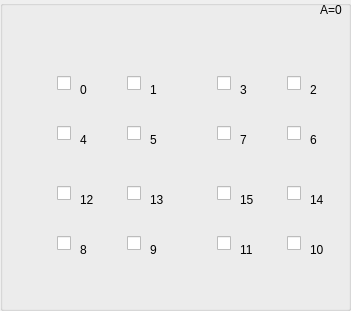
   <widget class="QGroupBox" name="aGroupBox">
    <property name="geometry">
     <rect>
      <x>100</x>
      <y>70</y>
      <width>351</width>
      <height>311</height>
     </rect>
    </property>
    <property name="toolTip">
     <string>&lt;html&gt;&lt;head/&gt;&lt;body&gt;&lt;p align=&quot;center&quot;&gt;AXXXX&lt;/p&gt;&lt;p align=&quot;center&quot;&gt;0XXXX&lt;/p&gt;&lt;p align=&quot;center&quot;&gt;n &amp;lt; 16&lt;/p&gt;&lt;/body&gt;&lt;/html&gt;</string>
    </property>
    <property name="layoutDirection">
     <enum>Qt::RightToLeft</enum>
    </property>
    <property name="title">
     <string/>
    </property>
    <widget class="QCheckBox" name="abcde">
     <property name="geometry">
      <rect>
       <x>50</x>
       <y>70</y>
       <width>21</width>
       <height>26</height>
      </rect>
     </property>
     <property name="toolTip">
      <string>&lt;html&gt;&lt;head/&gt;&lt;body&gt;&lt;p align=&quot;center&quot;&gt;A'B'C'D'E'&lt;/p&gt;&lt;p align=&quot;center&quot;&gt;00000&lt;/p&gt;&lt;p align=&quot;center&quot;&gt;0&lt;/p&gt;&lt;/body&gt;&lt;/html&gt;</string>
     </property>
     <property name="text">
      <string/>
     </property>
    </widget>
    <widget class="QCheckBox" name="abcdE">
     <property name="geometry">
      <rect>
       <x>120</x>
       <y>70</y>
       <width>21</width>
       <height>26</height>
      </rect>
     </property>
     <property name="toolTip">
      <string>&lt;html&gt;&lt;head/&gt;&lt;body&gt;&lt;p align=&quot;center&quot;&gt;A'B'C'D'E&lt;/p&gt;&lt;p align=&quot;center&quot;&gt;00001&lt;/p&gt;&lt;p align=&quot;center&quot;&gt;1&lt;/p&gt;&lt;/body&gt;&lt;/html&gt;</string>
     </property>
     <property name="text">
      <string/>
     </property>
    </widget>
    <widget class="QCheckBox" name="abcDE">
     <property name="geometry">
      <rect>
       <x>210</x>
       <y>70</y>
       <width>21</width>
       <height>26</height>
      </rect>
     </property>
     <property name="toolTip">
      <string>&lt;html&gt;&lt;head/&gt;&lt;body&gt;&lt;p align=&quot;center&quot;&gt;A'B'C'DE&lt;/p&gt;&lt;p align=&quot;center&quot;&gt;00011&lt;/p&gt;&lt;p align=&quot;center&quot;&gt;3&lt;/p&gt;&lt;/body&gt;&lt;/html&gt;</string>
     </property>
     <property name="text">
      <string/>
     </property>
    </widget>
    <widget class="QCheckBox" name="abcDe">
     <property name="geometry">
      <rect>
       <x>280</x>
       <y>70</y>
       <width>21</width>
       <height>26</height>
      </rect>
     </property>
     <property name="toolTip">
      <string>&lt;html&gt;&lt;head/&gt;&lt;body&gt;&lt;p align=&quot;center&quot;&gt;A'B'C'DE'&lt;/p&gt;&lt;p align=&quot;center&quot;&gt;00010&lt;/p&gt;&lt;p align=&quot;center&quot;&gt;2&lt;/p&gt;&lt;/body&gt;&lt;/html&gt;</string>
     </property>
     <property name="text">
      <string/>
     </property>
    </widget>
    <widget class="QCheckBox" name="abCDE">
     <property name="geometry">
      <rect>
       <x>210</x>
       <y>120</y>
       <width>21</width>
       <height>26</height>
      </rect>
     </property>
     <property name="toolTip">
      <string>&lt;html&gt;&lt;head/&gt;&lt;body&gt;&lt;p align=&quot;center&quot;&gt;A'B'CDE&lt;/p&gt;&lt;p align=&quot;center&quot;&gt;00111&lt;/p&gt;&lt;p align=&quot;center&quot;&gt;7&lt;/p&gt;&lt;/body&gt;&lt;/html&gt;</string>
     </property>
     <property name="text">
      <string/>
     </property>
    </widget>
    <widget class="QCheckBox" name="abCDe">
     <property name="geometry">
      <rect>
       <x>280</x>
       <y>120</y>
       <width>21</width>
       <height>26</height>
      </rect>
     </property>
     <property name="toolTip">
      <string>&lt;html&gt;&lt;head/&gt;&lt;body&gt;&lt;p align=&quot;center&quot;&gt;A'B'CDE'&lt;/p&gt;&lt;p align=&quot;center&quot;&gt;00110&lt;/p&gt;&lt;p align=&quot;center&quot;&gt;6&lt;/p&gt;&lt;/body&gt;&lt;/html&gt;</string>
     </property>
     <property name="text">
      <string/>
     </property>
    </widget>
    <widget class="QCheckBox" name="abCdE">
     <property name="geometry">
      <rect>
       <x>120</x>
       <y>120</y>
       <width>21</width>
       <height>26</height>
      </rect>
     </property>
     <property name="toolTip">
      <string>&lt;html&gt;&lt;head/&gt;&lt;body&gt;&lt;p align=&quot;center&quot;&gt;A'B'CD'E&lt;/p&gt;&lt;p align=&quot;center&quot;&gt;00101&lt;/p&gt;&lt;p align=&quot;center&quot;&gt;5&lt;/p&gt;&lt;/body&gt;&lt;/html&gt;</string>
     </property>
     <property name="text">
      <string/>
     </property>
    </widget>
    <widget class="QCheckBox" name="abCde">
     <property name="geometry">
      <rect>
       <x>50</x>
       <y>120</y>
       <width>21</width>
       <height>26</height>
      </rect>
     </property>
     <property name="toolTip">
      <string>&lt;html&gt;&lt;head/&gt;&lt;body&gt;&lt;p align=&quot;center&quot;&gt;A'B'CD'E'&lt;/p&gt;&lt;p align=&quot;center&quot;&gt;00100&lt;/p&gt;&lt;p align=&quot;center&quot;&gt;4&lt;/p&gt;&lt;/body&gt;&lt;/html&gt;</string>
     </property>
     <property name="text">
      <string/>
     </property>
    </widget>
    <widget class="QCheckBox" name="aBCDE">
     <property name="geometry">
      <rect>
       <x>210</x>
       <y>180</y>
       <width>21</width>
       <height>26</height>
      </rect>
     </property>
     <property name="toolTip">
      <string>&lt;html&gt;&lt;head/&gt;&lt;body&gt;&lt;p align=&quot;center&quot;&gt;A'BCDE&lt;/p&gt;&lt;p align=&quot;center&quot;&gt;01111&lt;/p&gt;&lt;p align=&quot;center&quot;&gt;15&lt;/p&gt;&lt;/body&gt;&lt;/html&gt;</string>
     </property>
     <property name="text">
      <string/>
     </property>
    </widget>
    <widget class="QCheckBox" name="aBCDe">
     <property name="geometry">
      <rect>
       <x>280</x>
       <y>180</y>
       <width>21</width>
       <height>26</height>
      </rect>
     </property>
     <property name="toolTip">
      <string>&lt;html&gt;&lt;head/&gt;&lt;body&gt;&lt;p align=&quot;center&quot;&gt;A'BCDE'&lt;/p&gt;&lt;p align=&quot;center&quot;&gt;01110&lt;/p&gt;&lt;p align=&quot;center&quot;&gt;14&lt;/p&gt;&lt;/body&gt;&lt;/html&gt;</string>
     </property>
     <property name="text">
      <string/>
     </property>
    </widget>
    <widget class="QCheckBox" name="aBCdE">
     <property name="geometry">
      <rect>
       <x>120</x>
       <y>180</y>
       <width>21</width>
       <height>26</height>
      </rect>
     </property>
     <property name="toolTip">
      <string>&lt;html&gt;&lt;head/&gt;&lt;body&gt;&lt;p align=&quot;center&quot;&gt;A'BCD'E&lt;/p&gt;&lt;p align=&quot;center&quot;&gt;01101&lt;/p&gt;&lt;p align=&quot;center&quot;&gt;13&lt;/p&gt;&lt;/body&gt;&lt;/html&gt;</string>
     </property>
     <property name="text">
      <string/>
     </property>
    </widget>
    <widget class="QCheckBox" name="aBcdE">
     <property name="geometry">
      <rect>
       <x>120</x>
       <y>230</y>
       <width>21</width>
       <height>26</height>
      </rect>
     </property>
     <property name="toolTip">
      <string>&lt;html&gt;&lt;head/&gt;&lt;body&gt;&lt;p align=&quot;center&quot;&gt;A'BC'D'E&lt;/p&gt;&lt;p align=&quot;center&quot;&gt;01001&lt;/p&gt;&lt;p align=&quot;center&quot;&gt;9&lt;/p&gt;&lt;/body&gt;&lt;/html&gt;</string>
     </property>
     <property name="text">
      <string/>
     </property>
    </widget>
    <widget class="QCheckBox" name="aBCde">
     <property name="geometry">
      <rect>
       <x>50</x>
       <y>180</y>
       <width>21</width>
       <height>26</height>
      </rect>
     </property>
     <property name="toolTip">
      <string>&lt;html&gt;&lt;head/&gt;&lt;body&gt;&lt;p align=&quot;center&quot;&gt;A'BCD'E'&lt;/p&gt;&lt;p align=&quot;center&quot;&gt;01100&lt;/p&gt;&lt;p align=&quot;center&quot;&gt;12&lt;/p&gt;&lt;/body&gt;&lt;/html&gt;</string>
     </property>
     <property name="text">
      <string/>
     </property>
    </widget>
    <widget class="QCheckBox" name="aBcDe">
     <property name="geometry">
      <rect>
       <x>280</x>
       <y>230</y>
       <width>21</width>
       <height>26</height>
      </rect>
     </property>
     <property name="toolTip">
      <string>&lt;html&gt;&lt;head/&gt;&lt;body&gt;&lt;p align=&quot;center&quot;&gt;A'BC'DE'&lt;/p&gt;&lt;p align=&quot;center&quot;&gt;01010&lt;/p&gt;&lt;p align=&quot;center&quot;&gt;10&lt;/p&gt;&lt;/body&gt;&lt;/html&gt;</string>
     </property>
     <property name="text">
      <string/>
     </property>
    </widget>
    <widget class="QCheckBox" name="aBcDE">
     <property name="geometry">
      <rect>
       <x>210</x>
       <y>230</y>
       <width>21</width>
       <height>26</height>
      </rect>
     </property>
     <property name="toolTip">
      <string>&lt;html&gt;&lt;head/&gt;&lt;body&gt;&lt;p align=&quot;center&quot;&gt;A'BC'DE&lt;/p&gt;&lt;p align=&quot;center&quot;&gt;01011&lt;/p&gt;&lt;p align=&quot;center&quot;&gt;11&lt;/p&gt;&lt;/body&gt;&lt;/html&gt;</string>
     </property>
     <property name="text">
      <string/>
     </property>
    </widget>
    <widget class="QCheckBox" name="aBcde">
     <property name="geometry">
      <rect>
       <x>50</x>
       <y>230</y>
       <width>21</width>
       <height>26</height>
      </rect>
     </property>
     <property name="toolTip">
      <string>&lt;html&gt;&lt;head/&gt;&lt;body&gt;&lt;p align=&quot;center&quot;&gt;A'BC'D'E'&lt;/p&gt;&lt;p align=&quot;center&quot;&gt;01000&lt;/p&gt;&lt;p align=&quot;center&quot;&gt;8&lt;/p&gt;&lt;/body&gt;&lt;/html&gt;</string>
     </property>
     <property name="text">
      <string/>
     </property>
    </widget>
    <widget class="QLabel" name="label_0">
     <property name="geometry">
      <rect>
       <x>80</x>
       <y>80</y>
       <width>16</width>
       <height>20</height>
      </rect>
     </property>
     <property name="text">
      <string>0</string>
     </property>
    </widget>
    <widget class="QLabel" name="label_1">
     <property name="geometry">
      <rect>
       <x>150</x>
       <y>80</y>
       <width>16</width>
       <height>20</height>
      </rect>
     </property>
     <property name="text">
      <string>1</string>
     </property>
    </widget>
    <widget class="QLabel" name="label_3">
     <property name="geometry">
      <rect>
       <x>240</x>
       <y>80</y>
       <width>16</width>
       <height>20</height>
      </rect>
     </property>
     <property name="text">
      <string>3</string>
     </property>
    </widget>
    <widget class="QLabel" name="label_2">
     <property name="geometry">
      <rect>
       <x>310</x>
       <y>80</y>
       <width>16</width>
       <height>20</height>
      </rect>
     </property>
     <property name="text">
      <string>2</string>
     </property>
    </widget>
    <widget class="QLabel" name="label_9">
     <property name="geometry">
      <rect>
       <x>80</x>
       <y>130</y>
       <width>16</width>
       <height>20</height>
      </rect>
     </property>
     <property name="text">
      <string>4</string>
     </property>
    </widget>
    <widget class="QLabel" name="label_17">
     <property name="geometry">
      <rect>
       <x>310</x>
       <y>130</y>
       <width>16</width>
       <height>20</height>
      </rect>
     </property>
     <property name="text">
      <string>6</string>
     </property>
    </widget>
    <widget class="QLabel" name="label_10">
     <property name="geometry">
      <rect>
       <x>150</x>
       <y>130</y>
       <width>16</width>
       <height>20</height>
      </rect>
     </property>
     <property name="text">
      <string>5</string>
     </property>
    </widget>
    <widget class="QLabel" name="label_11">
     <property name="geometry">
      <rect>
       <x>240</x>
       <y>130</y>
       <width>16</width>
       <height>20</height>
      </rect>
     </property>
     <property name="text">
      <string>7</string>
     </property>
    </widget>
    <widget class="QLabel" name="label_18">
     <property name="geometry">
      <rect>
       <x>310</x>
       <y>190</y>
       <width>16</width>
       <height>20</height>
      </rect>
     </property>
     <property name="text">
      <string>14</string>
     </property>
    </widget>
    <widget class="QLabel" name="label_21">
     <property name="geometry">
      <rect>
       <x>240</x>
       <y>240</y>
       <width>16</width>
       <height>20</height>
      </rect>
     </property>
     <property name="text">
      <string>11</string>
     </property>
    </widget>
    <widget class="QLabel" name="label_22">
     <property name="geometry">
      <rect>
       <x>310</x>
       <y>240</y>
       <width>16</width>
       <height>20</height>
      </rect>
     </property>
     <property name="text">
      <string>10</string>
     </property>
    </widget>
    <widget class="QLabel" name="label_23">
     <property name="geometry">
      <rect>
       <x>80</x>
       <y>190</y>
       <width>16</width>
       <height>20</height>
      </rect>
     </property>
     <property name="text">
      <string>12</string>
     </property>
    </widget>
    <widget class="QLabel" name="label_20">
     <property name="geometry">
      <rect>
       <x>150</x>
       <y>190</y>
       <width>16</width>
       <height>20</height>
      </rect>
     </property>
     <property name="text">
      <string>13</string>
     </property>
    </widget>
    <widget class="QLabel" name="label_24">
     <property name="geometry">
      <rect>
       <x>80</x>
       <y>240</y>
       <width>16</width>
       <height>20</height>
      </rect>
     </property>
     <property name="text">
      <string>8</string>
     </property>
    </widget>
    <widget class="QLabel" name="label_19">
     <property name="geometry">
      <rect>
       <x>240</x>
       <y>190</y>
       <width>16</width>
       <height>20</height>
      </rect>
     </property>
     <property name="text">
      <string>15</string>
     </property>
    </widget>
    <widget class="QLabel" name="label_25">
     <property name="geometry">
      <rect>
       <x>150</x>
       <y>240</y>
       <width>16</width>
       <height>20</height>
      </rect>
     </property>
     <property name="text">
      <string>9</string>
     </property>
    </widget>
    <widget class="QLabel" name="alabel">
     <property name="geometry">
      <rect>
       <x>320</x>
       <y>0</y>
       <width>31</width>
       <height>20</height>
      </rect>
     </property>
     <property name="text">
      <string>A=0</string>
     </property>
    </widget>
   </widget>
